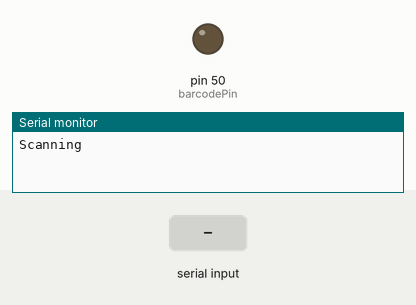
The sketch below on a simulated Arduino Mega 2560, built with avr-gcc and run on an emulated ATmega2560. Shown: output pins drawn as LEDs (lit = HIGH), the last lines printed to the serial monitor. Inputs (shaded band) come from the test bench.

Above: at 1.3 s.
1.4 s: "1\n" received over the second serial link
At 5.6 s:
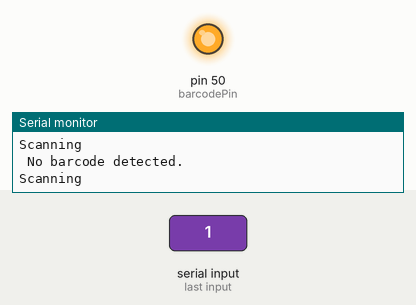
Timing chart, 0 to 12.7 s (numbered marks = the images above; inputs shaded):
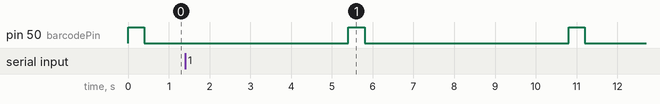

The sketch:

Barcode.ino
```cpp
#include "BARCODE.h"

const int barcodePin = 50;

BARCODE scanner(barcodePin);


void setup() {
  Serial.begin(9600);
  // String barcodes = scanner.scanBarcodes();
  // // Only print if barcode is not empty
  // if (barcodes.length() > 0) {
  //   Serial.print("Scanned Barcode: ");
  //   Serial.println(barcodes);
  // } else {
  //   Serial.println("No barcode detected.");
  // }
}


void loop(){
  // String barcodes = scanner.scanBarcodes();
  // Serial.println(barcodes);


    String barcodes = scanner.scanBarcodes();
  // Only print if barcode is not empty
  if (barcodes.length() > 0) {
    Serial.print("Scanned Barcode: ");
    Serial.println(barcodes);
  } else {
    Serial.println(" No barcode detected.");
  }

}
```

BARCODE.cpp
```cpp
#include "BARCODE.h"
#include "Arduino.h"

BARCODE::BARCODE(int barcodePin)
{
  this->barcodePin = barcodePin;

  pinMode(barcodePin, OUTPUT);
  Serial.begin(9600);
  Serial2.begin(9600);
  lastBarcode = "";

}

String BARCODE::scanBarcodes() {
  Serial.print("Scanning ");
  String barcode = "";

  digitalWrite(barcodePin, HIGH);  // Activate barcode scanner

  // if (barcodeSerial.available()) {  // Check if data is available from the scanner (SoftwareSerial)
  //   while (barcodeSerial.available()) {
  //     char c = barcodeSerial.read();
  //     if (c == '\n') break;
  //     barcode += c;
  //   }

    delay(200);
    while (Serial2.available()) {
      char c = Serial2.read();
      if (c == '\n') break;
      barcode += c;
      // Serial.println(barcode);
    }
    delay(200);
    digitalWrite(barcodePin, LOW);  // Deactivate barcode scanner

    // Check if the barcode is new
    if (barcode.length() > 0 && barcode != lastBarcode) {
      lastBarcode = barcode;
      Serial.print("Scanned Barcode: ");
      Serial.println(barcode);
    }

  delay(5000);                     // Delay for 5 seconds before scanning again
  Serial.println(barcode);

  return barcode;

}
```

BARCODE.h
```cpp
#ifndef BARCODE_H
#define BARCODE_H

#include "Arduino.h"

class BARCODE {
  private:
    int barcodePin;
    String lastBarcode;

  public:
    BARCODE(int barcodePin);

    String scanBarcodes();
};

#endif
```

Measured:
- by itself, pin 50 (barcodePin): alternates HIGH for 0.40 s and LOW for 5.0 s
